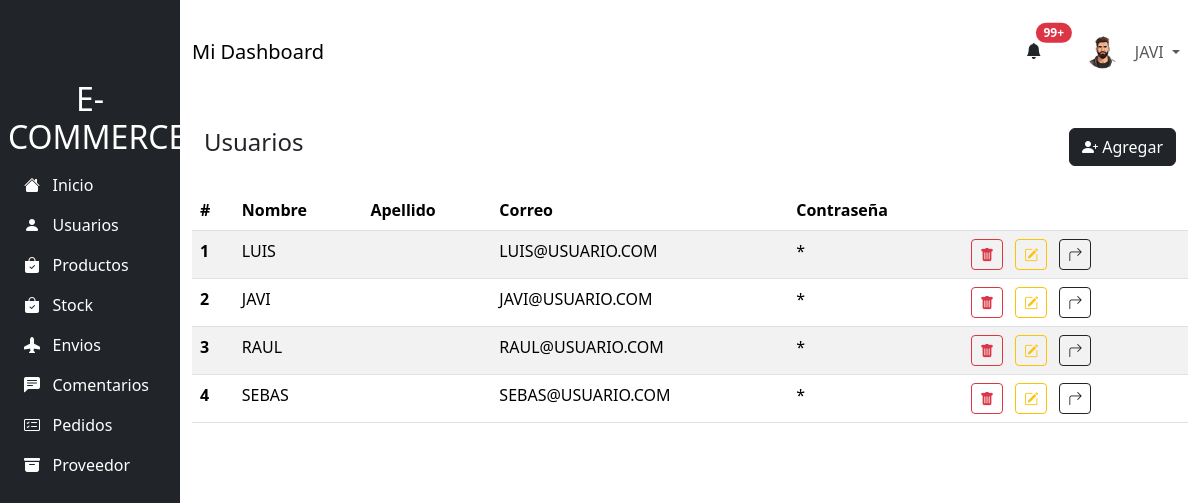
The page /users/User.php (signed in) on the database its author committed.
### tables this page shows
CREATE TABLE USUARIOS (
    IDUSUARIO integer not null auto_increment,
    NOMBRE VARCHAR(20),
    CORREO VARCHAR(25),
    CONTRASENA VARCHAR(10),
    primary key (IDUSUARIO)
);

### users/User.php (the view, shortened to what this page needs)
<?php
include "../admin/php/conexion.php";
$sql = "select * from USUARIOS";
$res = $conexion -> query($sql) or die($conexion-> error);
?>
<!DOCTYPE html>
<html lang="en">
<head>
  <link rel="stylesheet" href="https://cdn.jsdelivr.net/npm/bootstrap@5.3.3/dist/css/bootstrap.min.css"
>
  <link rel="stylesheet" href="https://cdn.jsdelivr.net/npm/bootstrap-icons@1.11.3/font/bootstrap-icons.css"
>
    <link rel="stylesheet" href="https://cdn.jsdelivr.net/npm/remixicon@3.5.0/fonts/remixicon.css">
</head>
<body class="d-flex">
  <?php include "../layouds/aside.php" ?>
  <main class="flex-grow-1">
  <?php include "../layouds/header.php" ?>
    <section class="comtainer mt-4 p-4">
      <div class="d-flex justify-content-between">
        <h4>Usuarios</h4>
        <button class="btn btn-dark" data-bs-toggle="modal" data-bs-target="#exampleModal">
          <i class="bi bi-person-plus-fill"></i>
          Agregar
        </button>
      </div>
      <div class="row mt-4">
        <table class="table table-striped">
          <thead>
            <tr>
              <th scope="col">#</th>
              <th scope="col">Nombre</th>
              <th scope="col">Apellido</th>
              <th scope="col">Correo</th>
              <th scope="col">Contraseña</th>
              <th></th>
            </tr>
          </thead>
          <tbody>
            <?php
              while($fila = mysqli_fetch_array($res)){
            ?>
                <tr>
                  <th scope="row"> <?php echo $fila ['IDUSUARIO'] ?> </th>
                  <td><?php echo $fila ['NOMBRE'] ?></td>
                  <td><?php echo $fila ['APELLIDO'] ?></td>
                  <td><?php echo $fila ['CORREO'] ?></td>
                  <td>*</td>
                  <td>
                    <button class="btn btn-outline-danger  btn-sm mx-1">
                      <i class="bi bi-trash-fill"></i>
                    </button>
                    <button class="btn btn-outline-warning btn-sm mx-1 ">
                      <i class="bi bi-pencil-square"></i>
                    </button>
                    <button class="btn btn-outline-dark btn-sm mx-1">
                      <i class="bi bi-arrow-90deg-right"></i>
                    </button>
                  </td>
                </tr>
            <?php
            }
            ?>
          </tbody>
        </table>
      </div>
    </section>
  </main>
</body>
</html>

### rows shown on the page
usuarios: IDUSUARIO "1", NOMBRE "LUIS", CORREO "LUIS@USUARIO.COM"
usuarios: IDUSUARIO "2", NOMBRE "JAVI", CORREO "JAVI@USUARIO.COM"
usuarios: IDUSUARIO "3", NOMBRE "RAUL", CORREO "RAUL@USUARIO.COM"
usuarios: IDUSUARIO "4", NOMBRE "SEBAS", CORREO "SEBAS@USUARIO.COM"

### other values the page prints
$user_data['NOMBRE'] "JAVI"
